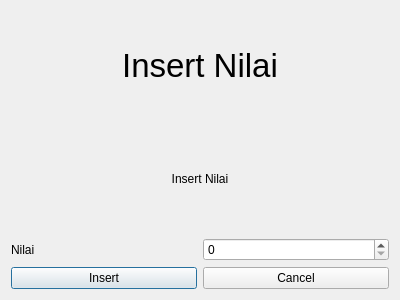
<?xml version="1.0" encoding="UTF-8"?>
<ui version="4.0">
 <class>AddNilai</class>
 <widget class="QDialog" name="AddNilai">
  <property name="geometry">
   <rect>
    <x>0</x>
    <y>0</y>
    <width>400</width>
    <height>300</height>
   </rect>
  </property>
  <property name="windowTitle">
   <string>Dialog</string>
  </property>
  <layout class="QHBoxLayout" name="horizontalLayout_3">
   <item>
    <layout class="QVBoxLayout" name="verticalLayout_3">
     <item>
      <layout class="QVBoxLayout" name="verticalLayout_2">
       <item>
        <layout class="QVBoxLayout" name="verticalLayout">
         <item>
          <widget class="QLabel" name="label">
           <property name="font">
            <font>
             <pointsize>25</pointsize>
            </font>
           </property>
           <property name="text">
            <string>Insert Nilai</string>
           </property>
           <property name="alignment">
            <set>Qt::AlignCenter</set>
           </property>
          </widget>
         </item>
         <item>
          <widget class="QLabel" name="nim">
           <property name="text">
            <string>Insert Nilai</string>
           </property>
           <property name="alignment">
            <set>Qt::AlignCenter</set>
           </property>
          </widget>
         </item>
        </layout>
       </item>
       <item>
        <layout class="QHBoxLayout" name="horizontalLayout">
         <item>
          <widget class="QLabel" name="label_2">
           <property name="text">
            <string>Nilai</string>
           </property>
          </widget>
         </item>
         <item>
          <widget class="QSpinBox" name="nilai"/>
         </item>
        </layout>
       </item>
      </layout>
     </item>
     <item>
      <layout class="QHBoxLayout" name="horizontalLayout_2">
       <item>
        <widget class="QPushButton" name="pushButton">
         <property name="text">
          <string>Insert</string>
         </property>
        </widget>
       </item>
       <item>
        <widget class="QPushButton" name="pushButton_2">
         <property name="text">
          <string>Cancel</string>
         </property>
        </widget>
       </item>
      </layout>
     </item>
    </layout>
   </item>
  </layout>
 </widget>
 <resources/>
 <connections/>
</ui>
